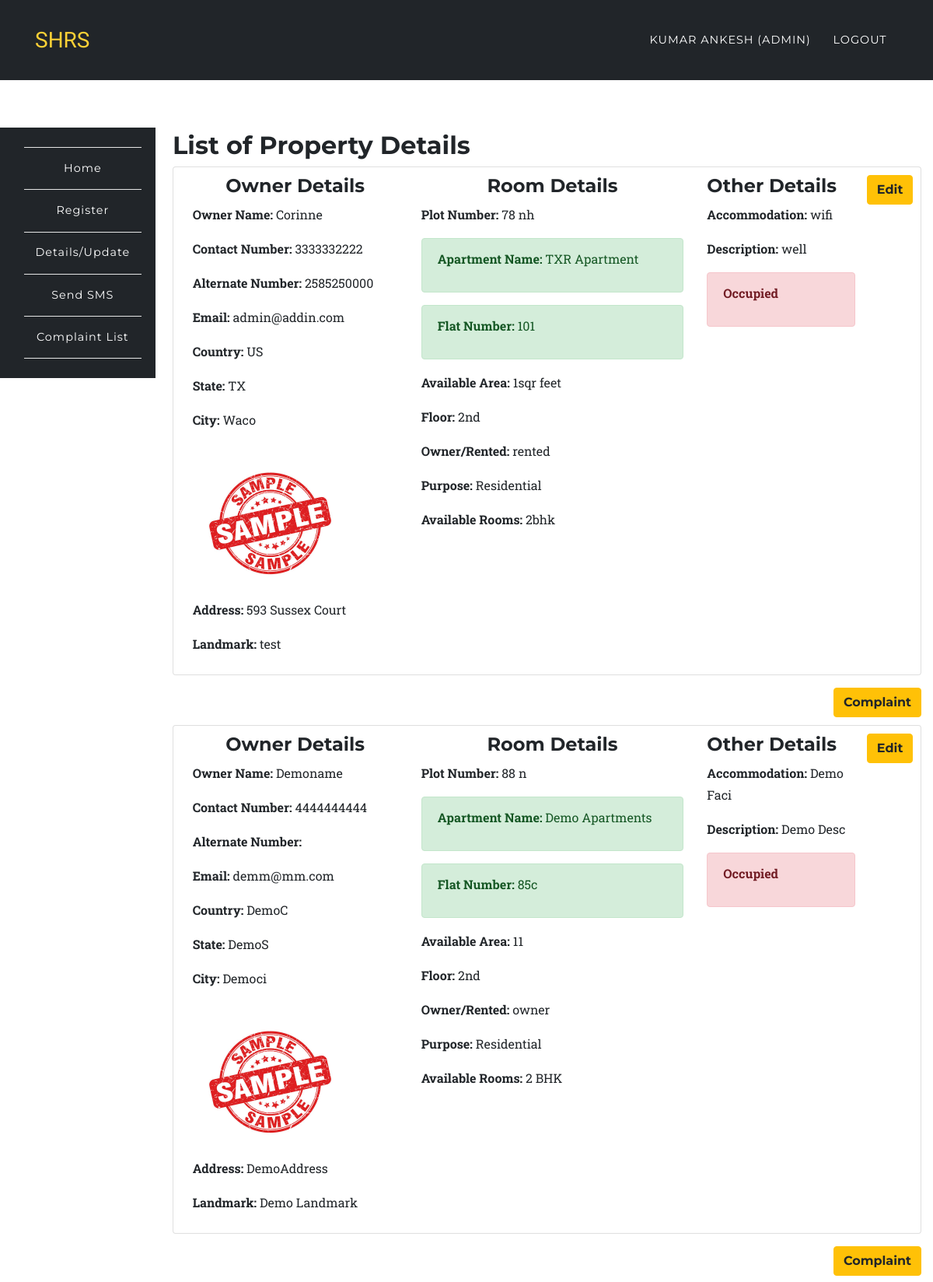
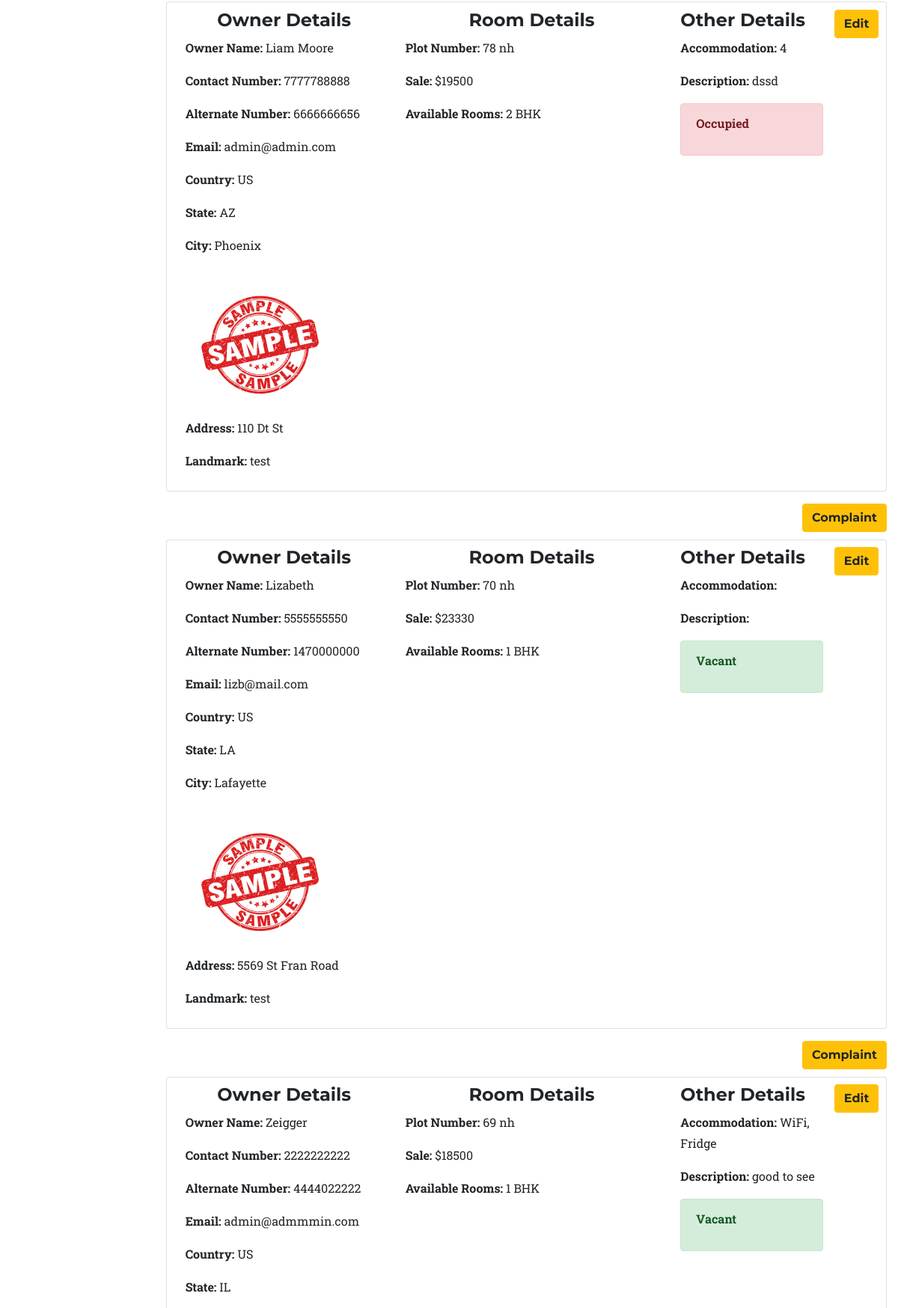
Page /app/list.php (signed in, upper part) on the committed database (2 pictures, top to bottom).
### tables this page shows
CREATE TABLE `room_rental_registrations_apartment` (
  `id` int(10) UNSIGNED NOT NULL,
  `fullname` varchar(191) NOT NULL,
  `mobile` varchar(191) NOT NULL,
  `alternat_mobile` varchar(191) NOT NULL,
  `email` varchar(191) NOT NULL,
  `country` varchar(191) NOT NULL,
  `state` varchar(191) NOT NULL,
  `city` varchar(191) NOT NULL,
  `landmark` varchar(191) NOT NULL,
  `rent` varchar(191) NOT NULL,
  `deposit` varchar(191) NOT NULL,
  `plot_number` varchar(191) NOT NULL,
  `apartment_name` varchar(100) DEFAULT NULL,
  `ap_number_of_plats` varchar(100) DEFAULT NULL,
  `rooms` varchar(100) DEFAULT NULL,
  `floor` varchar(100) DEFAULT NULL,
  `purpose` varchar(100) DEFAULT NULL,
  `own` varchar(100) DEFAULT NULL,
  `area` varchar(100) DEFAULT NULL,
  `address` varchar(191) NOT NULL,
  `accommodation` varchar(191) NOT NULL,
  `description` varchar(191) NOT NULL,
  `image` varchar(191) DEFAULT NULL,
  `open_for_sharing` varchar(191) DEFAULT NULL,
  `other` varchar(191) DEFAULT NULL,
  `vacant` int(1) NOT NULL DEFAULT '1',
  `created_at` timestamp NULL DEFAULT CURRENT_TIMESTAMP,
  `updated_at` timestamp NULL DEFAULT CURRENT_TIMESTAMP,
  `user_id` int(10) DEFAULT NULL
);

CREATE TABLE `room_rental_registrations` (
  `id` int(10) UNSIGNED NOT NULL,
  `fullname` varchar(191) NOT NULL,
  `mobile` varchar(191) NOT NULL,
  `alternat_mobile` varchar(191) NOT NULL,
  `email` varchar(191) NOT NULL,
  `country` varchar(191) NOT NULL,
  `state` varchar(191) NOT NULL,
  `city` varchar(191) NOT NULL,
  `landmark` varchar(191) NOT NULL,
  `rent` varchar(191) NOT NULL,
  `sale` varchar(190) DEFAULT NULL,
  `deposit` varchar(191) NOT NULL,
  `plot_number` varchar(191) NOT NULL,
  `rooms` varchar(100) DEFAULT NULL,
  `address` varchar(191) NOT NULL,
  `accommodation` varchar(191) NOT NULL,
  `description` varchar(191) NOT NULL,
  `image` varchar(191) DEFAULT NULL,
  `open_for_sharing` varchar(191) DEFAULT NULL,
  `other` varchar(191) DEFAULT NULL,
  `vacant` int(1) NOT NULL DEFAULT '1',
  `created_at` timestamp NULL DEFAULT CURRENT_TIMESTAMP,
  `updated_at` timestamp NULL DEFAULT CURRENT_TIMESTAMP,
  `user_id` int(10) DEFAULT NULL
);

### app/list.php (the view, shortened to what this page needs)
<?php
	require '../config/config.php';
		try {
			if($_SESSION['role'] == 'admin'){
				$stmt = $connect->prepare('SELECT * FROM room_rental_registrations_apartment');
				$stmt->execute();
				$data1 = $stmt->fetchAll (PDO::FETCH_ASSOC);
				$stmt = $connect->prepare('SELECT * FROM room_rental_registrations');
				$stmt->execute();
				$data2 = $stmt->fetchAll (PDO::FETCH_ASSOC);
				$data = array_merge($data1,$data2);
			}
		}catch(PDOException $e) {
			$errMsg = $e->getMessage();
		}
?>
<?php include '../include/header.php';?>
	<nav class="navbar navbar-expand-lg navbar-dark fixed-top" style="background-color:#212529;" id="mainNav">
      <div class="container">
        <a class="navbar-brand js-scroll-trigger" href="../index.php">SHRS</a>
        <div class="collapse navbar-collapse" id="navbarResponsive">
          <ul class="navbar-nav text-uppercase ml-auto">
            <li class="nav-item">
              <a class="nav-link" href="#"><?php echo $_SESSION['fullname']; ?> <?php if($_SESSION['role'] == 'admin'){ echo "(Admin)"; } ?></a>
            </li>
            <li class="nav-item">
              <a href="../auth/logout.php" class="nav-link">Logout</a>
            </li>
          </ul>
        </div>
      </div>
    </nav>
	<section style="padding-left:0px;">
		<?php include '../include/side-nav.php';?>
	</section>
<section class="wrapper" style="margin-left: 16%;margin-top: -23%;">
	<div class="container">
		<div class="row">
			<div class="col-12">
			<h2>List of Property Details</h2>
				<?php
					foreach ($data as $key => $value) {
						echo '<div class="card card-inverse card-info mb-3" style="padding:1%;">
								  <div class="card-block">';
								  	echo '<a class="btn btn-warning float-right" href="update.php?id='.$value['id'].'&act=';if(!empty($value['own'])){ echo "ap"; }else{ echo "indi"; } echo '">Edit</a>';
									 echo 	'<div class="row">
											<div class="col-4">
											<h4 class="text-center">Owner Details</h4>';
											 	echo '<p><b>Owner Name: </b>'.$value['fullname'].'</p>';
											 	echo '<p><b>Contact Number: </b>'.$value['mobile'].'</p>';
											 	echo '<p><b>Alternate Number: </b>'.$value['alternat_mobile'].'</p>';
											 	echo '<p><b>Email: </b>'.$value['email'].'</p>';
											 	echo '<p><b>Country: </b>'.$value['country'].'</p><p><b> State: </b>'.$value['state'].'</p><p><b> City: </b>'.$value['city'].'</p>';
											 	if ($value['image'] !== 'uploads/') {
											 		echo '<img src="'.$value['image'].'" width="200">';
											 	}
											 	echo '<p><b>Address: </b>'.$value['address'].'</p><p><b> Landmark: </b>'.$value['landmark'].'</p>';
										echo '</div>
											<div class="col-5">
											<h4 class="text-center">Room Details</h4>';
												echo '<p><b>Plot Number: </b>'.$value['plot_number'].'</p>';
												if(isset($value['sale'])){
													echo '<p><b>Sale: </b>$'.$value['sale'].'</p>';
												}
													if(isset($value['apartment_name']))
														echo '<div class="alert alert-success" role="alert"><p><b>Apartment Name: </b>'.$value['apartment_name'].'</p></div>';
													if(isset($value['ap_number_of_plats']))
														echo '<div class="alert alert-success" role="alert"><p><b>Flat Number: </b>'.$value['ap_number_of_plats'].'</p></div>';
												if(isset($value['own'])){
													echo '<p><b>Available Area: </b>'.$value['area'].'</p>';
													echo '<p><b>Floor: </b>'.$value['floor'].'</p>';
													echo '<p><b>Owner/Rented: </b>'.$value['own'].'</p>';
													echo '<p><b>Purpose: </b>'.$value['purpose'].'</p>';
												}
												echo '<p><b>Available Rooms: </b>'.$value['rooms'].'</p>';
										echo '</div>
											<div class="col-3">
											<h4>Other Details</h4>';
											echo '<p><b>Accommodation: </b>'.$value['accommodation'].'</p>';
											echo '<p><b>Description: </b>'.$value['description'].'</p>';
												if($value['vacant'] == 0){
													echo '<div class="alert alert-danger" role="alert"><p><b>Occupied</b></p></div>';
												}else{
													echo '<div class="alert alert-success" role="alert"><p><b>Vacant</b></p></div>';
												}
											echo '</div>
										</div>
								   </div>
								</div>';
								echo '<a class="btn btn-warning float-right" href="../app/complaint.php">Complaint</a><br><br>';
					}
				?>
			</div>
		</div>
	</div>
</section>
<?php include '../include/footer.php';?>

### include/header.php (shortened to what this page needs)
<!DOCTYPE html>
<html lang="en">
  <head>
    <link href="../assets/plugins/bootstrap/css/bootstrap.min.css" rel="stylesheet">
    <link href="../assets/plugins/font-awesome/css/font-awesome.min.css" rel="stylesheet" type="text/css">
    <link href="../assets/css/rent.css" rel="stylesheet">
    <link href="../assets/css/style.css" rel="stylesheet">
  </head>
  <body id="page-top">

### include/side-nav.php (shortened to what this page needs)
<br>
	<nav class="navbar navbar-expand-sm navbar-default sidebar" style="background-color:#212529;" id="mainNav">
      <div class="container">
        <div class="collapse navbar-collapse" id="navbarResponsive1">
          <ul class="navbar-nav text-center" style="    flex-direction: column;">
            <li class="nav-item">
              <a class="nav-link" href="../auth/dashboard.php">Home</a>
            </li>
            <li class="nav-item">
            	<?php if($_SESSION['role'] == 'admin' || $_SESSION['role'] == 'user'){
	        		echo '<a href="../app/register.php" class="nav-link">Register</a>';
	      	 	} ?>
            </li>
            <li class="nav-item">
	        	<a href="../app/list.php" class="nav-link">Details/Update</a>
            </li>
            <li class="nav-item">
              <?php if($_SESSION['role'] == 'admin'){
                echo '<a href="../app/sms.php" class="nav-link">Send SMS</a>';
              } ?>
            </li>
            <li class="nav-item">
              <?php if($_SESSION['role'] == 'admin'){
                echo '<a href="../app/cmplist.php" class="nav-link">Complaint List</a>';
              } ?>
            </li>
          </ul>
        </div>
      </div>
    </nav>

### include/footer.php (shortened to what this page needs)
  </body>
</html>

### assets/css/rent.css (style rules this page uses)
body { overflow-x: hidden; font-family: "Roboto Slab", "Helvetica Neue", Helvetica, Arial, sans-serif; }
p { line-height: 1.75; }
a { color: #ff5722; }
h1, h2, h3, h4, h5, h6 { font-weight: 700; font-family: "Montserrat", "Helvetica Neue", Helvetica, Arial, sans-serif; }
section { padding: 100px 0; }
@media (min-width: 768px) { section { padding: 140px 0; } }
.btn { font-family: "Montserrat", "Helvetica Neue", Helvetica, Arial, sans-serif; font-weight: 700; }
#mainNav { background-color: #212529; }
#mainNav .navbar-brand { color: #fed136; font-family: "Kaushan Script", "Helvetica Neue", Helvetica, Arial, cursive; }
#mainNav .navbar-nav .nav-item .nav-link { font-size: 90%; font-weight: 400; padding: 0.75em 0; letter-spacing: 1px; color: white; font-family: "Montserrat", "Helvetica Neue", Helvetica, Arial, sans-serif; }
@media (min-width: 992px) { #mainNav { padding-top: 25px; padding-bottom: 25px; -webkit-transition: padding-top 0.3s, padding-bottom 0.3s; -moz-transition: padding-top 0.3s, padding-bottom 0.3s; transition: padding-top 0.3s, padding-bottom 0.3s; border: none; background-color: transparent; } }
@media (min-width: 992px) { #mainNav .navbar-brand { font-size: 1.75em; -webkit-transition: all 0.3s; -moz-transition: all 0.3s; transition: all 0.3s; } }
@media (min-width: 992px) { #mainNav .navbar-nav .nav-item .nav-link { padding: 1.1em 1em !important; } }

### assets/css/style.css (style rules this page uses)
.navbar { border-radius: 0px; }
nav.sidebar, .main { -webkit-transition: margin 200ms ease-out; -moz-transition: margin 200ms ease-out; -o-transition: margin 200ms ease-out; transition: margin 200ms ease-out; }
@media (min-width: 765px) { nav.sidebar .navbar-nav > li:first-child { border-top: 1px #e5e5e5 solid; } }
@media (min-width: 765px) { nav.sidebar .navbar-nav > li { border-bottom: 1px #e5e5e5 solid; } }
@media (min-width: 765px) { nav.sidebar .navbar-collapse, nav.sidebar .container-fluid { padding: 0 0px 0 0px; } }
@media (min-width: 765px) { nav.sidebar { width: 200px; height: 100%; //margin-left: -160px; float: left; margin-bottom: 0px; } }
@media (min-width: 765px) { nav.sidebar li { width: 100%; } }
section { padding-left: 15px; }

### rows in the picture
room_rental_registrations_apartment: fullname "Corinne", mobile "3333332222", alternat_mobile "2585250000", email "admin@addin.com", country "US", state "TX", city "Waco", image (picture), address "593 Sussex Court", landmark "test", plot_number "78 nh", apartment_name "TXR Apartment", ap_number_of_plats "101", area "1sqr feet", floor "2nd", own "rented", purpose "Residential", rooms "2bhk", accommodation "wifi", description "well", vacant "Occupied"
room_rental_registrations_apartment: fullname "Demoname", mobile "4444444444", email "demm@mm.com", country "DemoC", state "DemoS", city "Democi", image (picture), address "DemoAddress", landmark "Demo Landmark", plot_number "88 n", apartment_name "Demo Apartments", ap_number_of_plats "85c", area "11", floor "2nd", own "owner", purpose "Residential", rooms "2 BHK", accommodation "Demo Faci", description "Demo Desc", vacant "Occupied"
room_rental_registrations: fullname "Liam Moore", mobile "7777788888", alternat_mobile "6666666656", email "admin@admin.com", country "US", state "AZ", city "Phoenix", image (picture), address "110 Dt St", landmark "test", plot_number "78 nh", sale "19500", rooms "2 BHK", accommodation "4", description "dssd", vacant "Occupied"
room_rental_registrations: fullname "Lizabeth", mobile "5555555550", alternat_mobile "1470000000", email "lizb@mail.com", country "US", state "LA", city "Lafayette", image (picture), address "5569 St Fran Road", landmark "test", plot_number "70 nh", sale "23330", rooms "1 BHK", vacant "Vacant"
room_rental_registrations: fullname "Zeigger", mobile "2222222222", alternat_mobile "4444022222", email "admin@admmmin.com", country "US", state "IL", plot_number "69 nh", sale "18500", rooms "1 BHK", accommodation "WiFi, Fridge", description "good to see", vacant "Vacant"

### other values in the picture
$_SESSION['fullname'] "KUMAR ANKESH"
